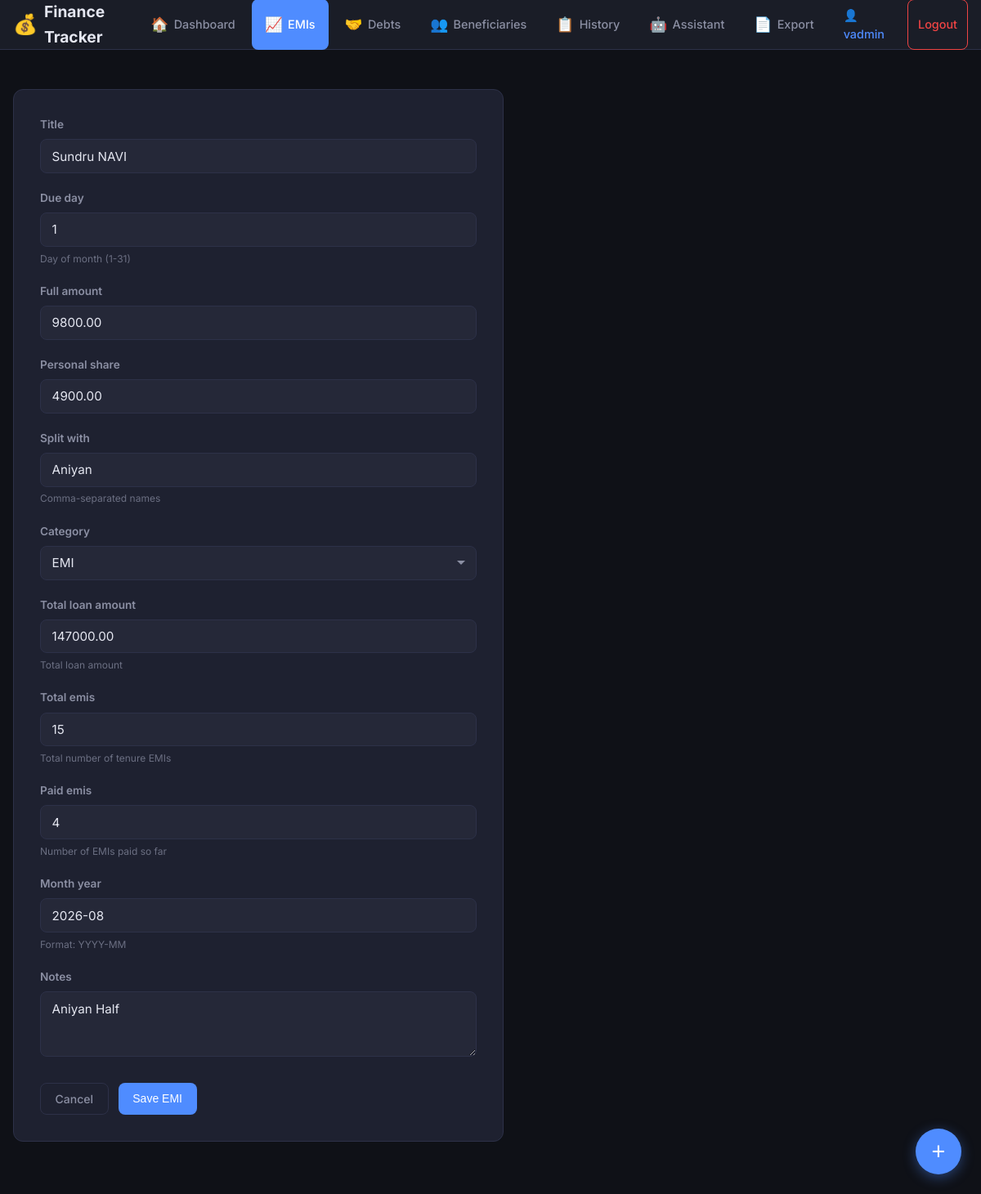
The app's page /emis/9/edit/ (signed in) with its own data.
### finance/models.py (models this page shows, shortened)
class MonthlyEMI(models.Model):
    STATUS_CHOICES = [
        ('unpaid', 'Unpaid'),
        ('paid', 'Paid'),
        ('overdue', 'Overdue'),
    ]
    CATEGORY_CHOICES = [
        ('emi', 'EMI'),
        ('subscription', 'Subscription'),
        ('insurance', 'Insurance'),
        ('rent', 'Rent'),
        ('utilities', 'Utilities'),
        ('other', 'Other'),
    ]
    user = models.ForeignKey(User, on_delete=models.CASCADE, related_name='emis', null=True, blank=True)
    title = models.CharField(max_length=200)
    due_day = models.IntegerField(help_text="Day of month (1-31)")
    full_amount = models.DecimalField(max_digits=10, decimal_places=2)
    personal_share = models.DecimalField(max_digits=10, decimal_places=2)
    split_with = models.CharField(max_length=200, blank=True, help_text="Comma-separated names")
    category = models.CharField(max_length=20, choices=CATEGORY_CHOICES, default='emi')
    status = models.CharField(max_length=10, choices=STATUS_CHOICES, default='unpaid')
    month_year = models.CharField(max_length=7, help_text="Format: YYYY-MM")
    notes = models.TextField(blank=True)
    created_at = models.DateTimeField(auto_now_add=True)
    paid_date = models.DateField(null=True, blank=True)
    total_loan_amount = models.DecimalField(max_digits=12, decimal_places=2, null=True, blank=True, help_text="Total loan amount")
    total_emis = models.IntegerField(null=True, blank=True, help_text="Total number of tenure EMIs")
    paid_emis = models.IntegerField(default=0, help_text="Number of EMIs paid so far")
    class Meta:
        verbose_name_plural = "Monthly EMIs"
        ordering = ['due_day']

### finance/views.py (the view)
# urls.py: path('emis/<int:pk>/edit/', views.emi_edit, name='emi_edit'),
@login_required
def emi_edit(request, pk):
    emi = get_object_or_404(MonthlyEMI, pk=pk, user=request.user)
    if request.method == 'POST':
        form = EMIFormWithMonth(request.POST, instance=emi)
        if form.is_valid():
            form.save()
            messages.success(request, f'EMI "{emi.title}" updated!')
            return redirect('finance:emi_list')
    else:
        form = EMIFormWithMonth(instance=emi)
    return render(request, 'finance/emi_form.html', {'form': form, 'action': 'Edit'})

### templates/finance/emi_form.html (shortened to what this page needs)
{% extends 'finance/base.html' %}
{% block content %}
<div class="form-card">
    <form method="post">
        {% for field in form %}
        <div class="form-group">
            <label for="{{ field.id_for_label }}">{{ field.label }}</label>
            {{ field }}
            {% if field.help_text %}
            <small class="form-help">{{ field.help_text }}</small>
            {% endif %}
        </div>
        {% endfor %}
        <div class="form-actions">
            <a href="{% url 'finance:emi_list' %}" class="btn btn-outline">Cancel</a>
            <button type="submit" class="btn btn-primary">Save EMI</button>
        </div>
    </form>
</div>
{% endblock %}

### templates/finance/base.html (shortened to what this page needs)
{% load static %}
{% load humanize %}
<!DOCTYPE html>
<html lang="en">
<head>
    <link rel="stylesheet" href="{% static 'css/style.css' %}">
</head>
<body>
    <nav class="navbar">
        <div class="nav-container">
            <a href="{% url 'finance:dashboard' %}" class="nav-brand">
                <span class="brand-icon">&#128176;</span>
                <span class="brand-text">Finance Tracker</span>
            </a>
            <div class="nav-links" id="navLinks">
                <a href="{% url 'finance:dashboard' %}" class="nav-link {% if request.resolver_match.url_name == 'dashboard' %}active{% endif %}">
                    <span class="nav-icon">&#127968;</span> Dashboard
                </a>
                <a href="{% url 'finance:emi_list' %}" class="nav-link {% if 'emi' in request.resolver_match.url_name %}active{% endif %}">
                    <span class="nav-icon">&#128200;</span> EMIs
                </a>
                <a href="{% url 'finance:debts_credits' %}" class="nav-link {% if 'debt' in request.resolver_match.url_name %}active{% endif %}">
                    <span class="nav-icon">&#129309;</span> Debts
                </a>
                <a href="{% url 'finance:beneficiary_list' %}" class="nav-link {% if 'beneficiary' in request.resolver_match.url_name %}active{% endif %}">
                    <span class="nav-icon">👥</span> Beneficiaries
                </a>
                <a href="{% url 'finance:transaction_list' %}" class="nav-link {% if 'transaction' in request.resolver_match.url_name %}active{% endif %}">
                    <span class="nav-icon">&#128203;</span> History
                </a>
                <a href="{% url 'finance:assistant' %}" class="nav-link {% if 'assistant' in request.resolver_match.url_name %}active{% endif %}">
                    <span class="nav-icon">&#129302;</span> Assistant
                </a>
                <a href="{% url 'finance:export_page' %}" class="nav-link {% if 'export' in request.resolver_match.url_name %}active{% endif %}">
                    <span class="nav-icon">&#128196;</span> Export
                </a>
                {% if user.is_authenticated %}
                <span class="nav-link nav-user">&#128100; {{ user.username }}</span>
                <a href="{% url 'finance:logout' %}" class="nav-link nav-logout">Logout</a>
                {% endif %}
            </div>
        </div>
    </nav>
    <main class="main-content">
        {% block content %}{% endblock %}
    </main>
    <button class="fab" onclick="document.getElementById('addModal').classList.add('active')" title="Quick Add">
        <span>+</span>
    </button>
</body>
</html>

### static/css/style.css (style rules this page uses)
:root { --bg-primary: #0f1117; --bg-secondary: #1a1d27; --bg-card: #1e2130; --bg-hover: #252838; --bg-input: #252838; --border-color: #2d3148; --text-primary: #e4e6f0; --text-secondary: #8b8fa3; --text-muted: #6b6f82; --accent-blue: #4f8cff; --accent-green: #34d399; --accent-red: #ef4444; --accent-yellow: #fbbf24; --accent-orange: #f97316; --accent-purple: #a78bfa; --shadow: 0 4px 24px rgba(0, 0, 0, 0.3); --radius: 12px; --radius-sm: 8px; --transition: all 0.2s ease; }
*, *::before, *::after { box-sizing: border-box; margin: 0; padding: 0; }
html { font-size: 16px; scroll-behavior: smooth; }
body { font-family: 'Inter', -apple-system, BlinkMacSystemFont, 'Segoe UI', sans-serif; background: var(--bg-primary); color: var(--text-primary); line-height: 1.6; min-height: 100vh; }
a { color: var(--accent-blue); text-decoration: none; transition: var(--transition); }
.navbar { background: var(--bg-secondary); border-bottom: 1px solid var(--border-color); position: sticky; top: 0; z-index: 100; padding: 0 1rem; }
.nav-container { max-width: 1200px; margin: 0 auto; display: flex; align-items: center; justify-content: space-between; height: 60px; }
.nav-brand { display: flex; align-items: center; gap: 0.5rem; font-weight: 700; font-size: 1.2rem; color: var(--text-primary); }
.brand-icon { font-size: 1.5rem; }
.nav-links { display: flex; gap: 0.25rem; }
.nav-link { display: flex; align-items: center; gap: 0.4rem; padding: 0.5rem 1rem; border-radius: var(--radius-sm); color: var(--text-secondary); font-size: 0.9rem; font-weight: 500; transition: var(--transition); }
.nav-link.active { background: var(--accent-blue); color: white; }
.nav-icon { font-size: 1.1rem; }
.main-content { max-width: 1200px; margin: 0 auto; padding: 1.5rem 1rem 4rem; }
.btn { display: inline-flex; align-items: center; justify-content: center; gap: 0.4rem; padding: 0.6rem 1.25rem; border-radius: var(--radius-sm); font-size: 0.9rem; font-weight: 600; border: 1px solid transparent; cursor: pointer; transition: var(--transition); text-decoration: none; white-space: nowrap; }
.btn-primary { background: var(--accent-blue); color: white; }
.btn-outline { background: transparent; border-color: var(--border-color); color: var(--text-secondary); }
.form-card { background: var(--bg-card); border: 1px solid var(--border-color); border-radius: var(--radius); padding: 2rem; max-width: 600px; }
.form-group { margin-bottom: 1.25rem; }
.form-group label { display: block; margin-bottom: 0.4rem; font-size: 0.85rem; font-weight: 600; color: var(--text-secondary); }
.form-input { width: 100%; padding: 0.65rem 0.85rem; background: var(--bg-input); border: 1px solid var(--border-color); border-radius: var(--radius-sm); color: var(--text-primary); font-size: 0.95rem; font-family: inherit; transition: var(--transition); }
.form-input::placeholder { color: var(--text-muted); }
select.form-input { appearance: none; background-repeat: no-repeat; background-position: right 0.75rem center; padding-right: 2.5rem; }
textarea.form-input { resize: vertical; min-height: 80px; }
.form-help { display: block; margin-top: 0.3rem; font-size: 0.75rem; color: var(--text-muted); }
.form-actions { display: flex; gap: 0.75rem; margin-top: 1.5rem; }
.fab { position: fixed; bottom: 1.5rem; right: 1.5rem; width: 56px; height: 56px; border-radius: 50%; background: var(--accent-blue); color: white; border: none; font-size: 1.8rem; cursor: pointer; box-shadow: 0 4px 16px rgba(79, 140, 255, 0.4); transition: var(--transition); z-index: 50; display: flex; align-items: center; justify-content: center; }
.fab span { line-height: 1; }
.nav-user { color: var(--accent-blue) !important; font-weight: 500; cursor: default !important; opacity: 1 !important; }
.nav-logout { color: var(--accent-red) !important; font-weight: 500; border: 1px solid var(--accent-red); border-radius: var(--radius-sm); padding: 0.3rem 0.75rem !important; margin-left: 0.5rem; transition: var(--transition); }
.btn { display: inline-flex; align-items: center; justify-content: center; gap: 0.4rem; padding: 0.55rem 1.1rem; font-size: 0.875rem; font-weight: 500; border: none; border-radius: var(--radius-sm); cursor: pointer; transition: var(--transition); text-decoration: none; line-height: 1.4; }
.btn-primary { background: var(--accent-blue); color: #fff; }
.btn-outline { background: transparent; border: 1px solid var(--border-color); color: var(--text-secondary); }

### records on screen
MonthlyEMI: form "Sundru NAVI" "1" "9800.00" "4900.00" "Aniyan" "EMI" "147000.00" "15" "4" "2026-08" "Aniyan Half"

### other values on screen
{{ user.username }} "vadmin"
{{ field.label }} "Title" "Due day" "Full amount" "Personal share" "Split with" "Category" "Total loan amount" "Total emis" "Paid emis" "Month year" "Notes"
{{ field.help_text }} "Day of month (1-31)" "Comma-separated names" "Total loan amount" "Total number of tenure EMIs" "Number of EMIs paid so far" "Format: YYYY-MM"
